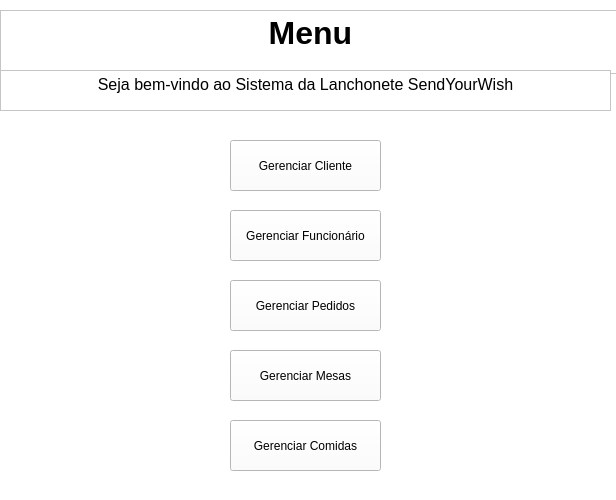
<?xml version="1.0" encoding="UTF-8"?>
<ui version="4.0">
 <class>MainWindow</class>
 <widget class="QMainWindow" name="MainWindow">
  <property name="geometry">
   <rect>
    <x>0</x>
    <y>0</y>
    <width>616</width>
    <height>500</height>
   </rect>
  </property>
  <property name="windowTitle">
   <string>MainWindow</string>
  </property>
  <property name="styleSheet">
   <string notr="true">background-color: rgb(255, 255, 255);</string>
  </property>
  <widget class="QWidget" name="centralwidget">
   <widget class="QTextEdit" name="textEdit">
    <property name="geometry">
     <rect>
      <x>0</x>
      <y>10</y>
      <width>621</width>
      <height>64</height>
     </rect>
    </property>
    <property name="html">
     <string>&lt;!DOCTYPE HTML PUBLIC &quot;-//W3C//DTD HTML 4.0//EN&quot; &quot;http://www.w3.org/TR/REC-html40/strict.dtd&quot;&gt;
&lt;html&gt;&lt;head&gt;&lt;meta name=&quot;qrichtext&quot; content=&quot;1&quot; /&gt;&lt;meta charset=&quot;utf-8&quot; /&gt;&lt;style type=&quot;text/css&quot;&gt;
p, li { white-space: pre-wrap; }
hr { height: 1px; border-width: 0; }
li.unchecked::marker { content: &quot;\2610&quot;; }
li.checked::marker { content: &quot;\2612&quot;; }
&lt;/style&gt;&lt;/head&gt;&lt;body style=&quot; font-family:'Segoe UI'; font-size:9pt; font-weight:400; font-style:normal;&quot;&gt;
&lt;p align=&quot;center&quot; style=&quot; margin-top:0px; margin-bottom:0px; margin-left:0px; margin-right:0px; -qt-block-indent:0; text-indent:0px;&quot;&gt;&lt;span style=&quot; font-size:24pt; font-weight:700;&quot;&gt;Menu&lt;/span&gt;&lt;/p&gt;&lt;/body&gt;&lt;/html&gt;</string>
    </property>
   </widget>
   <widget class="QTextEdit" name="textEdit_2">
    <property name="geometry">
     <rect>
      <x>0</x>
      <y>70</y>
      <width>611</width>
      <height>41</height>
     </rect>
    </property>
    <property name="html">
     <string>&lt;!DOCTYPE HTML PUBLIC &quot;-//W3C//DTD HTML 4.0//EN&quot; &quot;http://www.w3.org/TR/REC-html40/strict.dtd&quot;&gt;
&lt;html&gt;&lt;head&gt;&lt;meta name=&quot;qrichtext&quot; content=&quot;1&quot; /&gt;&lt;meta charset=&quot;utf-8&quot; /&gt;&lt;style type=&quot;text/css&quot;&gt;
p, li { white-space: pre-wrap; }
hr { height: 1px; border-width: 0; }
li.unchecked::marker { content: &quot;\2610&quot;; }
li.checked::marker { content: &quot;\2612&quot;; }
&lt;/style&gt;&lt;/head&gt;&lt;body style=&quot; font-family:'Segoe UI'; font-size:9pt; font-weight:400; font-style:normal;&quot;&gt;
&lt;p align=&quot;center&quot; style=&quot; margin-top:0px; margin-bottom:0px; margin-left:0px; margin-right:0px; -qt-block-indent:0; text-indent:0px;&quot;&gt;&lt;span style=&quot; font-size:12pt;&quot;&gt;Seja bem-vindo ao Sistema da Lanchonete SendYourWish&lt;/span&gt;&lt;/p&gt;&lt;/body&gt;&lt;/html&gt;</string>
    </property>
   </widget>
   <widget class="QPushButton" name="bt_gerCliente">
    <property name="geometry">
     <rect>
      <x>230</x>
      <y>140</y>
      <width>151</width>
      <height>51</height>
     </rect>
    </property>
    <property name="text">
     <string>Gerenciar Cliente</string>
    </property>
   </widget>
   <widget class="QPushButton" name="bt_gerFunc">
    <property name="geometry">
     <rect>
      <x>230</x>
      <y>210</y>
      <width>151</width>
      <height>51</height>
     </rect>
    </property>
    <property name="text">
     <string>Gerenciar Funcionário</string>
    </property>
   </widget>
   <widget class="QPushButton" name="bt_gerPedidos">
    <property name="geometry">
     <rect>
      <x>230</x>
      <y>280</y>
      <width>151</width>
      <height>51</height>
     </rect>
    </property>
    <property name="text">
     <string>Gerenciar Pedidos</string>
    </property>
   </widget>
   <widget class="QPushButton" name="bt_gerMesas">
    <property name="geometry">
     <rect>
      <x>230</x>
      <y>350</y>
      <width>151</width>
      <height>51</height>
     </rect>
    </property>
    <property name="text">
     <string>Gerenciar Mesas</string>
    </property>
   </widget>
   <widget class="QPushButton" name="bt_gerComidas">
    <property name="geometry">
     <rect>
      <x>230</x>
      <y>420</y>
      <width>151</width>
      <height>51</height>
     </rect>
    </property>
    <property name="text">
     <string>Gerenciar Comidas</string>
    </property>
   </widget>
  </widget>
  <widget class="QStatusBar" name="statusbar"/>
 </widget>
 <resources/>
 <connections/>
</ui>
